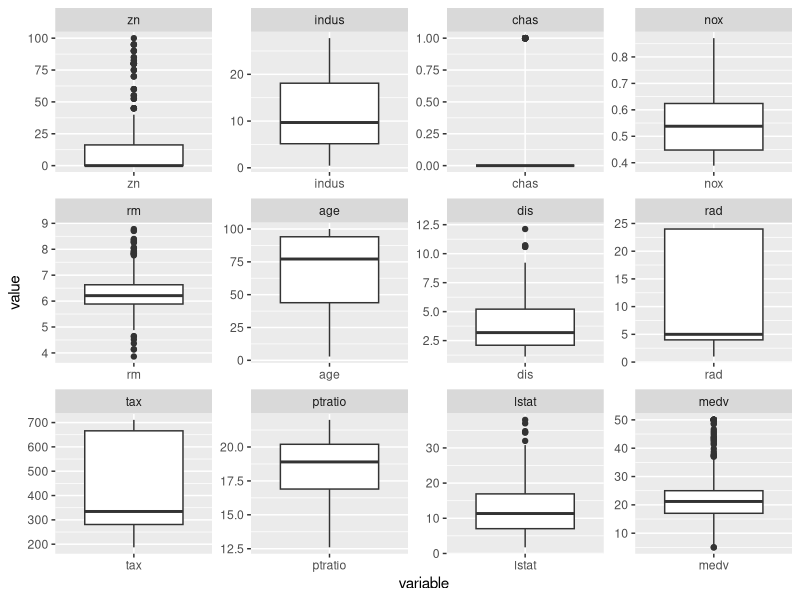
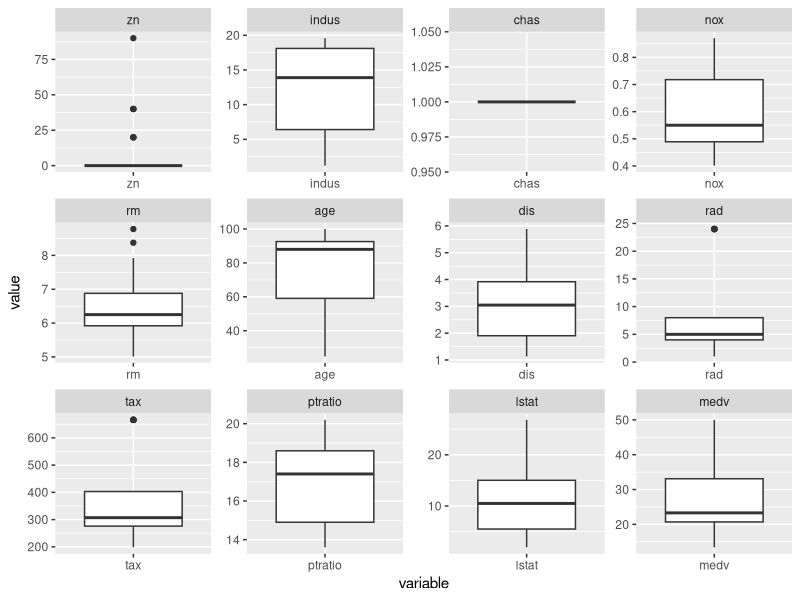
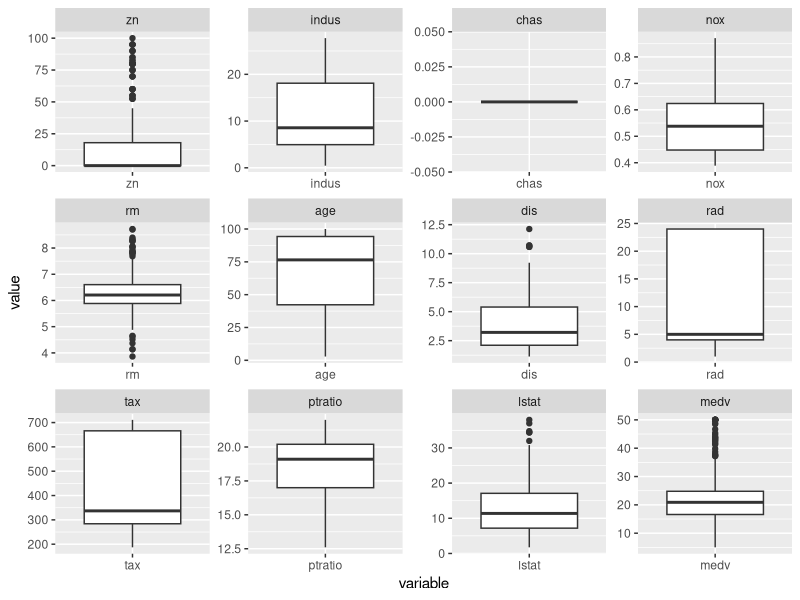
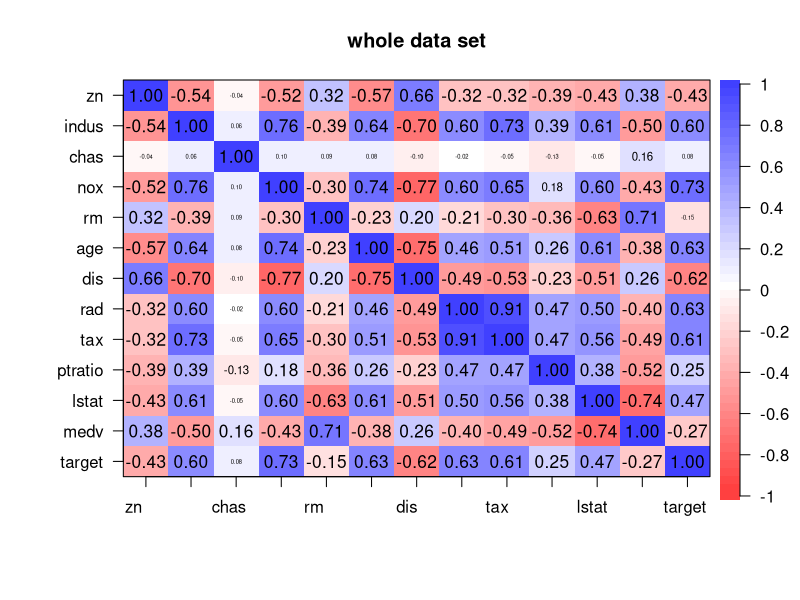
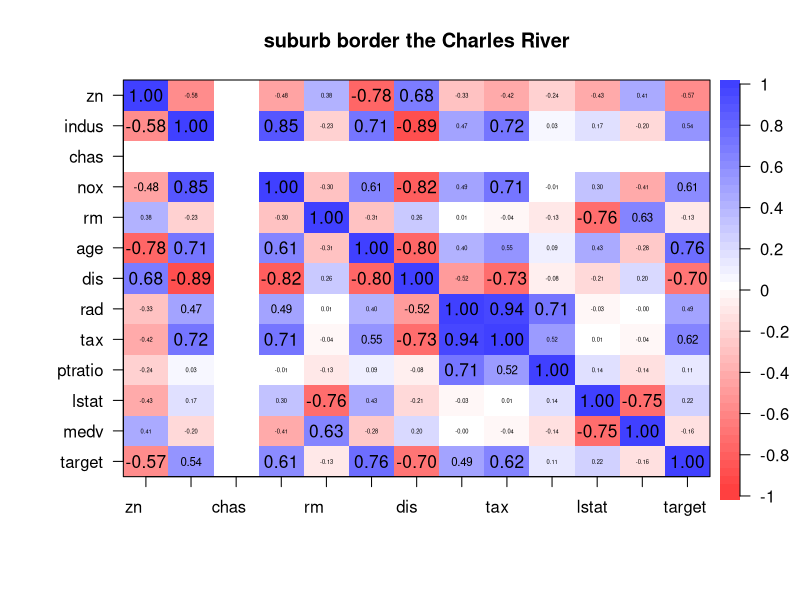
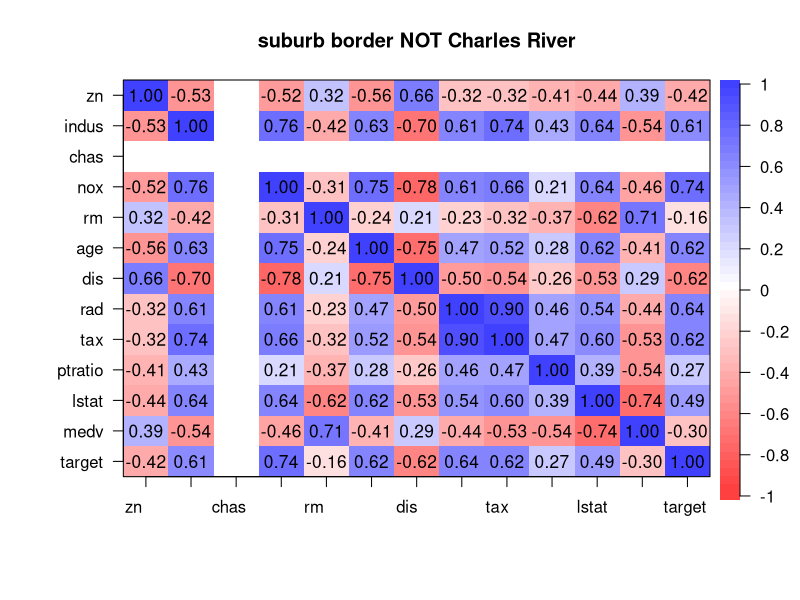
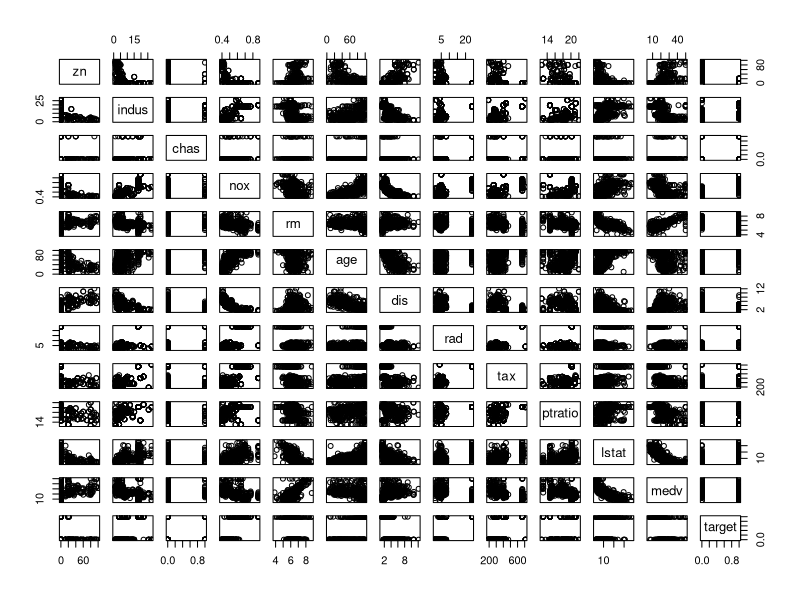
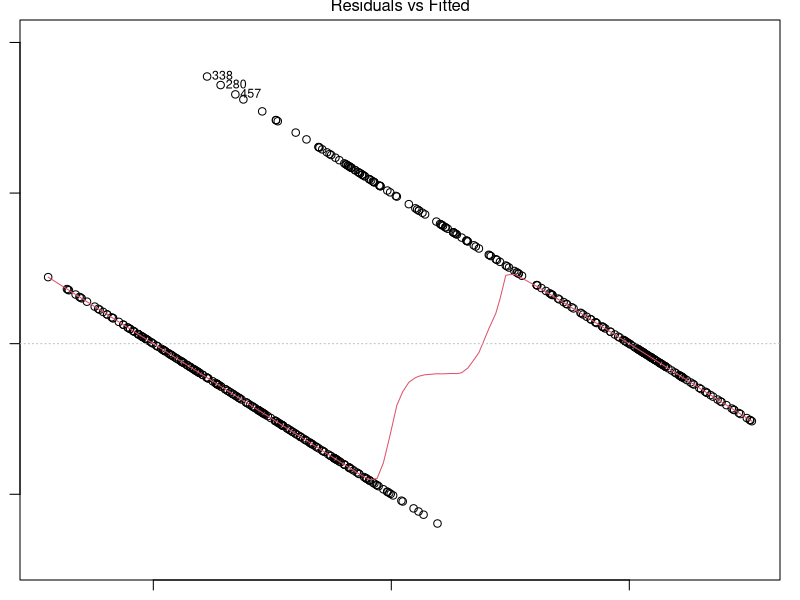

These figures' R source, in order: (Note: this script raises an error after producing the figures.)
## ---- chunk 1
library(reshape2)
library(ggplot2)
library(dplyr)
library(psych)
library(MASS)
library(car)
## ---- chunk 2
# load dataset
data <- read.csv('crime-training-data_modified.csv')
head(data)
## ---- chunk 3
# number of variables in total
names(data) %>% length()
## ---- chunk 4
# brief summary
summary(data)
## ---- chunk 5
# make box plot for all variables
data.m <- melt(data, id.vars = 'target')
head(data.m)
ggplot(data.m, aes(x = variable, y = value)) + geom_boxplot() + facet_wrap(~ variable, scales = 'free')
## ---- chunk 6
# data situation where chas == 1 
data.f1 <- data %>% filter(chas == 1)
data.mf0 <- data.f1 %>% melt(id.var = 'target')
ggplot(data.mf0, aes(x = variable, y = value)) + geom_boxplot() + facet_wrap(~ variable, scales = 'free')
## ---- chunk 7
# data situation where chas != 1
data.f0 <- data %>% filter(chas == 0)
data.mf0 <- data.f0 %>% melt(id.var = 'target')
ggplot(data.mf0, aes(x = variable, y = value)) + geom_boxplot() + facet_wrap(~ variable, scales = 'free')
## ---- chunk 8
# correlation between predictors and response
par(mar = c(1,1,1,1))
data %>% corPlot(main = 'whole data set')
data.f1 %>% cor.plot(main = 'suburb border the Charles River')
data.f0 %>% cor.plot(main = 'suburb border NOT Charles River')

## ---- chunk 9
# correlation between predictors
pairs(data)
## ---- chunk 10
data.lm <- lm(target ~ ., data = data)
summary(data.lm)
plot(data.lm)
## ---- chunk 11
# apply box-cox transformation
data.bc = boxcox(target+1~., data = data)

# obtain lambda value
lamda <- data.bc$x[which.max(data.bc$y)]

# apply power back to the model
back_transform <- function(y, lamda = 0){
  if(lamda == 0){
    log(y)
  }else{
    (y^lamda - 1)/lamda
  }
}

data['target.t'] = back_transform(data$target, lamda)
hist(data$target.t)
## ---- chunk 12
# re-run linear mode with transformation
summary(lm(target.t ~ . - target, data = data))
## ---- chunk 13
data.lm2 <- lm(I((target+1)^(-0.14))~., data = data)
summary(data.lm2)
plot(data.lm2)
